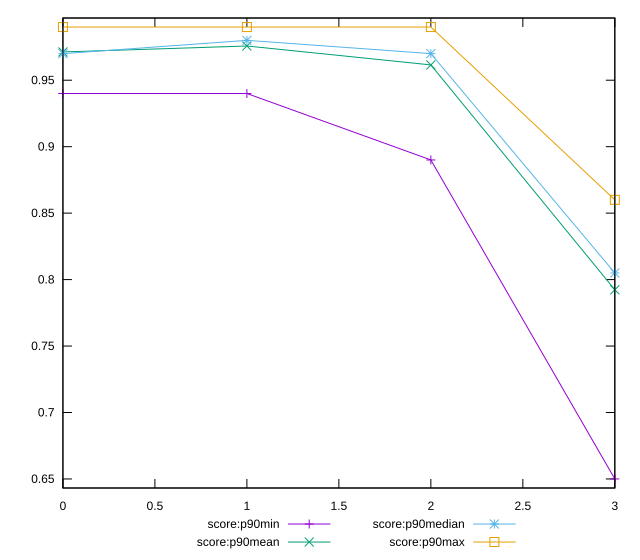

The script that saved this image:
reset

$scoreP90Min <<EOF
0 0.94
1 0.94
2 0.89
3 0.65
EOF

$scoreP90Mean <<EOF
0 0.9712765957446801
1 0.9757446808510634
2 0.9615053763440854
3 0.7923404255319151
EOF

$scoreP90Median <<EOF
0 0.97
1 0.98
2 0.97
3 0.805
EOF

$scoreP90Max <<EOF
0 0.99
1 0.99
2 0.99
3 0.86
EOF

set key outside below
set xrange [0:3]
set yrange [0.6432:0.9968]
set trange [0.6432:0.9968]
set terminal svg size 640, 560 enhanced background rgb 'white'
set output "reports/report_00027_2021-02-24T12-40-31.850Z/first-contentful-paint/progression/score.svg"

plot $scoreP90Min title "score:p90min" with linespoints, \
     $scoreP90Mean title "score:p90mean" with linespoints, \
     $scoreP90Median title "score:p90median" with linespoints, \
     $scoreP90Max title "score:p90max" with linespoints

reset
